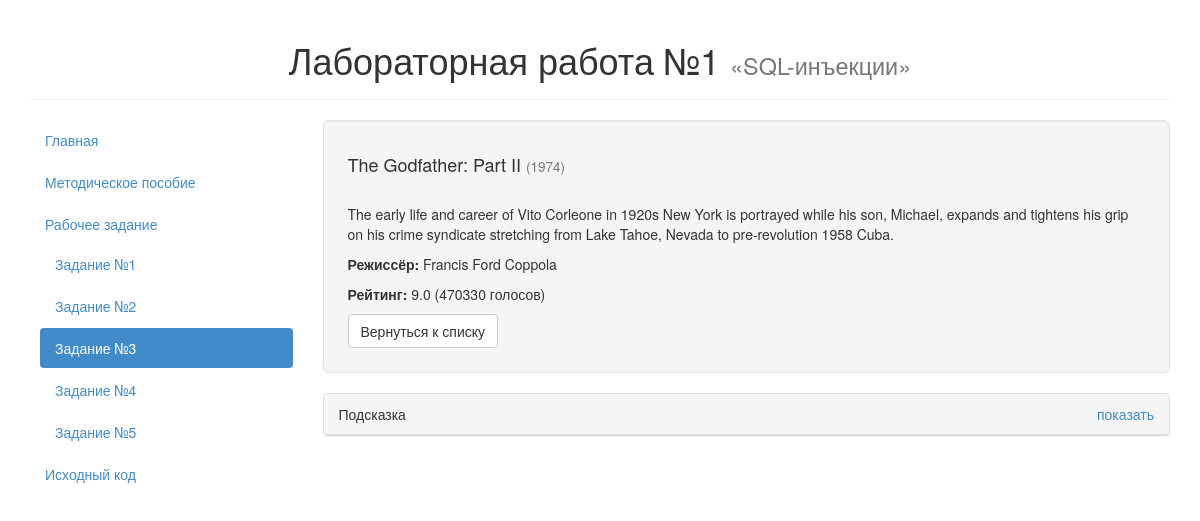
The app's page /cases/3/index.php?id=3 with its own data.
### tables this page shows
CREATE TABLE `reviews` (
    `id` INTEGER PRIMARY KEY,
    `rating` REAL,
    `title` VARCHAR(255),
    `year` INTEGER,
    `director` VARCHAR(255),
    `review` TEXT,
    `votes` INTEGER
);

### cases/3/index.php (the view, shortened to what this page needs)
<!DOCTYPE html>
<html lang="ru">
	<head>
		<link href="../../css/bootstrap.min.css" rel="stylesheet">
	</head>
	<body>
		<div class="container">
			<div class="page-header">
				<h1 class="text-center">Лабораторная работа №1 <small>&laquo;SQL-инъекции&raquo;</small></h1>
			</div>
			<div class="row">
				<div class="col-md-3">
					<ul class="nav nav-pills nav-stacked">
						<li><a href="../../">Главная</a></li>
						<li><a href="../../documentation.html">Методическое пособие</a></li>
						<li>
							<a href="#">Рабочее задание</a>
							<ul class="nav nav-pills nav-stacked nav-inner">
								<li><a href="../1/">Задание №1</a></li>
								<li><a href="../2/">Задание №2</a></li>
								<li class="active"><a href=".">Задание №3</a></li>
								<li><a href="../4/">Задание №4</a></li>
								<li><a href="../5/">Задание №5</a></li>
							</ul>
						</li>
						<li><a href="https://github.com/toogle/sql-lab" target="_blank">Исходный код</a></li>
					</ul>
				</div>
				<div class="col-md-9">
					<div class="well well-lg">
						<?php
						$conn = @mysqli_connect('localhost', 'sql-lab', 'sql-lab', 'sql-lab');
						mysqli_query($conn, "SET NAMES utf8");
						mysqli_query($conn, "SET CHARACTER SET utf8");
						mysqli_set_charset($conn, 'utf8');
						if (isset($_GET['id'])) {
							$sql  = "SELECT rating, title, year, director, review, votes";
							$sql .= "  FROM reviews";
							$sql .= "  WHERE id = ${_GET['id']}";
							$res = mysqli_query($conn, $sql);
							if ($res) {
								$row = mysqli_fetch_assoc($res);
								$html  = "<h4>${row['title']} <small>(${row['year']})</small></h4>";
								$html .= "<p>${row['review']}</p>";
								$html .= "<p><b>Режиссёр:</b> ${row['director']}</p>";
								$html .= "<p><b>Рейтинг:</b> " . number_format($row['rating'], 1) . " (${row['votes']} голосов)</p>";
								$html .= "<a href=\".\" class=\"btn btn-default\">Вернуться к списку</a>";
								echo $html;
							}
						}
						?>
					</div>
					<div class="panel panel-default">
						<div class="panel-heading">
							Подсказка
							<a href="#" class="pull-right" data-toggle="collapse" data-target="#hint">показать</a>
						</div>
					</div>
				</div>
			</div>
		</div>
	</body>
</html>

### cases/3/index.php (style rules this page uses)
h4 { margin-bottom: 30px; }
.nav-inner { margin-left: 10px; }

### records on screen
reviews: title "The Godfather: Part II", year "1974", review "The early life and career of Vito Corleone in 1920s New York is portrayed while his son, Michael, expands and tightens his grip on his crime syndicate stretching from Lake Tahoe, Nevada to pre-revolution 1958 Cuba.", director "Francis Ford Coppola", rating "9.0", votes "470330"
